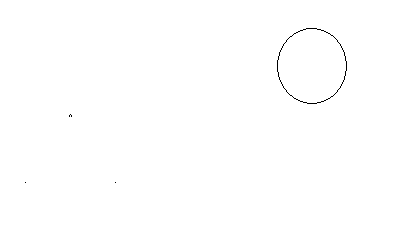
#> input picture src/substr.bmp, 402 x 226 px
$ python test_model.py -i substr.bmp
#> lines starting #> are read from the running program, lines starting #| are printed output that depends on the picture; after the words box and inside, x2 and y2 are one past the last pixel; in counts of white or black regions, pixels touching at a corner belong together
### src/pic_generator.py
import os
import random

from PIL import Image, ImageChops, ImageDraw
import numpy as np
from random import randint

from geometry_generator import generate_triangle, generate_segment, generate_circle
from latex_pic_generator import convert_to_pic
from geometry import Point, Segment, Circle, Line


# [16 lines left out: functions generate_pil_image, add_noise, not called in this run]


def subtract_image(image1, image2):
    return ImageChops.lighter(image1, ImageChops.invert(image2))


def save_pil_image(pil_image, path):
    pil_image.save(path + ".png")


def load_image(image_path):
#> called with image_path = 'substr.bmp'
    image = Image.open(image_path)
#> image is the input picture: PIL image 402x226 L; 99.8% white; black in thin lines or dots, all inside (x1, y1, x2, y2) = (25, 28, 347, 183)
    threshold = 100
    return image.convert('L').point(lambda x : 255 if x > threshold else 0)


def image_to_square(image, size, background_color=255):
#> called with size = 100, background_color = 255
    image_size = image.size
#> image_size = (402, 226)
    width = image_size[0]
#> width = 402
    height = image_size[1]
#> height = 226

    bigside = width if width > height else height
#> bigside = 402

    background = Image.new('L', (bigside, bigside), background_color)
#> background: PIL image 402x402 L; every value is 255
    offset = (int(round(((bigside - width) / 2), 0)), int(round(((bigside - height) / 2), 0)))
#> offset = (0, 88)

    background.paste(image, offset)
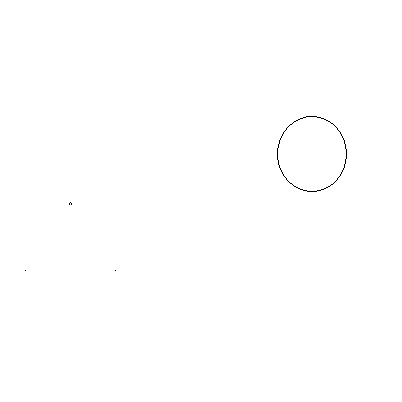
#> background: PIL image 402x402 L; 99.9% white; black in thin lines or dots, all inside (x1, y1, x2, y2) = (25, 116, 347, 271)
    return background.resize((size, size))


# [70 lines left out: functions generate_random_pic, save_figures, load_figure_list, generate_dataset, not called in this run]


# [3 lines that do not run on import are left out]

### src/model.py
import numpy as np

import models.circle as circle_model
import models.segment as segment_model
import pic_generator
from geometry import Circle, Segment, Point


class Model:
    def __init__(self, image_size):
#> called with image_size = 100
        self.image_size = image_size
        self._load_weights()
#> (the call stopped at in _get_base_model, `model = keras.models.Sequential()`: keras is not available in this run)
        self.circle_double_width = 4
        self.segment_width = 8

    def _load_weights(self):
        image_size = self.image_size

        self.find_circle_model = circle_model.find_circle_model(image_size)
        self.find_circle_model.load_weights("find_circle_model.h5")

        self.get_circle_model = circle_model.get_circle_model(image_size)
        self.get_circle_model.load_weights("get_circle_model.h5")

        self.find_segment_model = segment_model.find_segment_model(image_size)
        self.find_segment_model.load_weights("find_segment_model.h5")

        self.get_segment_model = segment_model.get_segment_model(image_size)
        self.get_segment_model.load_weights("get_segment_model.h5")

    def _im_to_x(self, im):
        return np.array([np.array(im)]).reshape(1, self.image_size, self.image_size, 1)

    def find_circle(self, im):
        x = self._im_to_x(im)
        res = self.find_circle_model.predict_classes(x)
        return res[0] == 1

    # [26 lines left out: functions get_circle, find_segment, get_segment, _get_new_image, not called in this run]

    def solve(self, image):
        MAX_ITERATIONS = 5
        im = image.copy()
        images = [im]

        circles = []
        iterations = 0
        while self.find_circle(im):
            if iterations == MAX_ITERATIONS:
                break
            iterations += 1
            circle = self.get_circle(im)
            circles.append(circle)
            images.append(pic_generator.generate_pil_image([circle], self.image_size))
            im = self._get_new_image(im, circle)
            images.append(im)
#> this loop made 0 passes
#> after the loop, circles = []; images = 1 item; iterations = 0

        segments = []
        iterations = 0
        while self.find_segment(im):
            if iterations == MAX_ITERATIONS:
                break
            iterations += 1
            segment = self.get_segment(im)
            segment.width = self.segment_width
            segments.append(segment)
            images.append(pic_generator.generate_pil_image([segment], self.image_size))
            im = self._get_new_image(im, segment)
            images.append(im)

        return circles, segments, images

### src/models/circle.py
import keras
import keras.layers as L


def _get_base_model(image_size):
    model = keras.models.Sequential()
    model.add(L.InputLayer(input_shape=[image_size, image_size, 1]))
    model.add(L.Conv2D(filters=200, kernel_size=(3, 3), strides=3))
    model.add(L.BatchNormalization())
    model.add(L.Activation('relu'))
    model.add(L.Conv2D(filters=80, kernel_size=(3, 3)))
    model.add(L.MaxPooling2D(pool_size=(2, 2)))
    model.add(L.Activation('relu'))
    model.add(L.Dropout(0.15))

    model.add(L.Conv2D(filters=80, kernel_size=(4, 4)))
    model.add(L.MaxPooling2D(pool_size=(2, 2)))
    model.add(L.Activation('relu'))
    model.add(L.Dropout(0.15))

    model.add(L.Conv2D(filters=20, kernel_size=(5, 5)))
    model.add(L.BatchNormalization())
    model.add(L.Activation('relu'))

    model.add(L.Flatten())
    model.add(L.Dense(600, activation='relu'))
    model.add(L.Dropout(0.15))
    model.add(L.Dense(200, activation='relu'))
    model.add(L.Dropout(0.15))

    return model


# [6 lines left out: function get_circle_model, not called in this run]


def find_circle_model(image_size):
    model = _get_base_model(image_size)
    model.add(L.Dense(2, activation='softmax'))

    model.compile(loss='sparse_categorical_crossentropy', optimizer='adam', metrics=['accuracy'])

    return model

### src/test_model.py
import argparse

from model import Model
from pic_generator import generate_random_pic, save_pil_image, load_image, image_to_square
from latex_pic_generator import convert_to_latex


def arg_parse():
    parser = argparse.ArgumentParser(description='Convert draw to code.')
    parser.add_argument('--image', '-im', '-i',
                        type=str, help='Image', required=True)
    parser.add_argument('--image_size', '-s',
                        type=int, help='Image size', default=100)

    args = parser.parse_args()
    return args


def main():
    args = arg_parse()
    image_size = args.image_size
    image = args.image
    im = image_to_square(load_image(image), image_size)
    model = Model(image_size)

    print('solve')
    circles, segments, images = model.solve(im)

    for i, im in enumerate(images):
        save_pil_image(im, "pics/test_{}".format(i))

    latex = convert_to_latex([*circles, *segments])
    print(latex)


if __name__ == '__main__':
#> (the run stopped early here; a loop or call above may not have finished)
